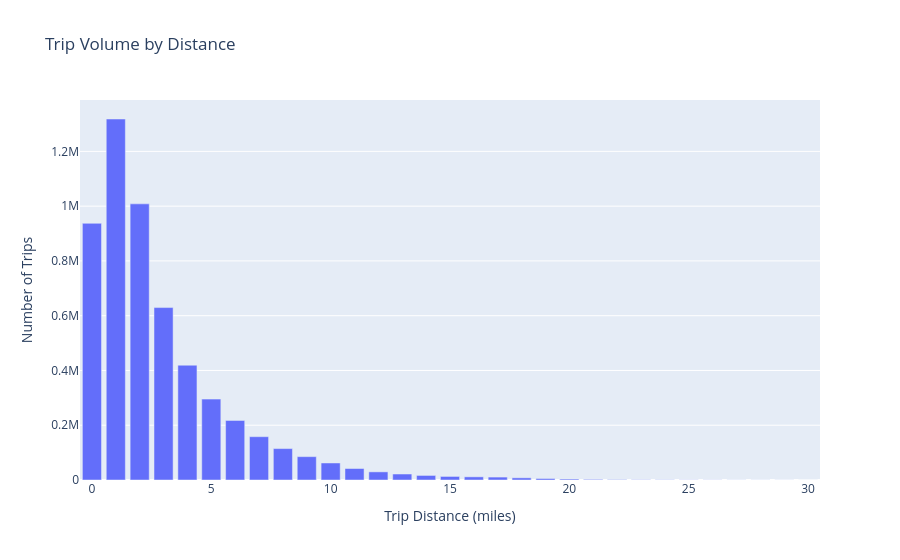

Source (notebook cell):
### Code cell
fig = px.bar(
    distance_analysis_pd,
    x="distance_bin",
    y="trip_count",
    title="Trip Volume by Distance",
    labels={
        "distance_bin": "Trip Distance (miles)",
        "trip_count": "Number of Trips",
    },
)

fig.show()

### Figure 1 — Plotly figure (JSON) as saved in the notebook; plotly's stock layout.template omitted (floating-point values rounded to 4 significant figures)
{"data": [{"hovertemplate": "Trip Distance (miles)=%{x}<br>Number of Trips=%{y}<extra></extra>", "legendgroup": "", "marker": {"color": "#636efa", "pattern": {"shape": ""}}, "name": "", "orientation": "v", "showlegend": false, "textposition": "auto", "type": "bar", "x": [0, 1, 2, 3, 4, 5, 6, 7, 8, 9, 10, 11, 12, 13, 14, 15, 16, 17, 18, 19, 20, 21, 22, 23, 24, 25, 26, 27, 28, 29, 30], "xaxis": "x", "y": [937328, 1318301, 1008380, 629679, 419186, 295394, 217577, 158159, 114750, 85259, 62188, 42009, 29714, 21841, 16639, 12997, 11535, 10669, 7952, 5484, 3502, 2224, 1363, 926, 749, 549, 464, 339, 289, 207, 8], "yaxis": "y"}], "layout": {"barmode": "relative", "legend": {"tracegroupgap": 0}, "title": {"text": "Trip Volume by Distance"}, "xaxis": {"anchor": "y", "domain": [0, 1], "title": {"text": "Trip Distance (miles)"}}, "yaxis": {"anchor": "x", "domain": [0, 1], "title": {"text": "Number of Trips"}}}}
